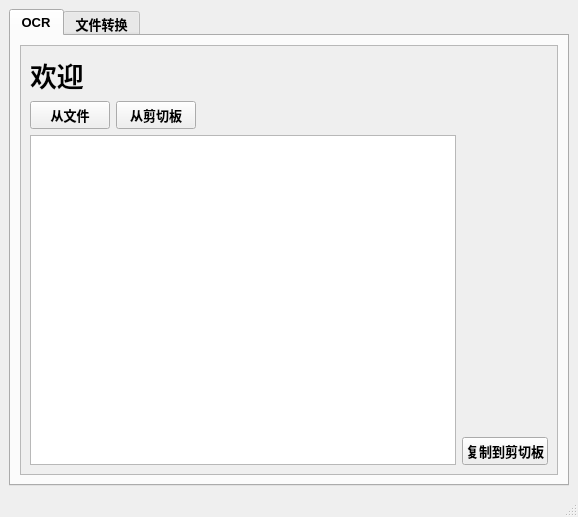
<?xml version="1.0" encoding="UTF-8"?>
<ui version="4.0">
 <class>MainWindow</class>
 <widget class="QMainWindow" name="MainWindow">
  <property name="geometry">
   <rect>
    <x>0</x>
    <y>0</y>
    <width>578</width>
    <height>517</height>
   </rect>
  </property>
  <property name="windowTitle">
   <string>PyTools</string>
  </property>
  <widget class="QWidget" name="centralwidget">
   <layout class="QGridLayout" name="gridLayout">
    <item row="0" column="0">
     <widget class="QTabWidget" name="tabWidget">
      <property name="font">
       <font>
        <pointsize>10</pointsize>
        <bold>true</bold>
       </font>
      </property>
      <property name="currentIndex">
       <number>0</number>
      </property>
      <widget class="QWidget" name="ocr_tab">
       <attribute name="title">
        <string>OCR</string>
       </attribute>
       <layout class="QVBoxLayout" name="verticalLayout_2">
        <item>
         <widget class="QFrame" name="frame_2">
          <property name="autoFillBackground">
           <bool>true</bool>
          </property>
          <property name="frameShape">
           <enum>QFrame::StyledPanel</enum>
          </property>
          <property name="frameShadow">
           <enum>QFrame::Raised</enum>
          </property>
          <layout class="QGridLayout" name="gridLayout_3">
           <item row="0" column="0">
            <widget class="QLabel" name="label_2">
             <property name="font">
              <font>
               <pointsize>20</pointsize>
               <bold>true</bold>
              </font>
             </property>
             <property name="text">
              <string>欢迎</string>
             </property>
            </widget>
           </item>
           <item row="1" column="0">
            <layout class="QHBoxLayout" name="horizontalLayout_3">
             <item>
              <widget class="QPushButton" name="from_file_button">
               <property name="text">
                <string>从文件</string>
               </property>
              </widget>
             </item>
             <item>
              <widget class="QPushButton" name="from_clipboard_button">
               <property name="text">
                <string>从剪切板</string>
               </property>
              </widget>
             </item>
             <item>
              <spacer name="horizontalSpacer_2">
               <property name="orientation">
                <enum>Qt::Horizontal</enum>
               </property>
               <property name="sizeHint" stdset="0">
                <size>
                 <width>40</width>
                 <height>20</height>
                </size>
               </property>
              </spacer>
             </item>
            </layout>
           </item>
           <item row="2" column="0">
            <layout class="QHBoxLayout" name="horizontalLayout_4">
             <item>
              <widget class="QTextBrowser" name="result_textbrowser">
               <property name="minimumSize">
                <size>
                 <width>371</width>
                 <height>261</height>
                </size>
               </property>
               <property name="font">
                <font>
                 <pointsize>10</pointsize>
                 <bold>false</bold>
                </font>
               </property>
               <property name="undoRedoEnabled">
                <bool>true</bool>
               </property>
               <property name="readOnly">
                <bool>false</bool>
               </property>
              </widget>
             </item>
             <item alignment="Qt::AlignBottom">
              <widget class="QPushButton" name="copy_button">
               <property name="text">
                <string>复制到剪切板</string>
               </property>
              </widget>
             </item>
            </layout>
           </item>
          </layout>
         </widget>
        </item>
       </layout>
      </widget>
      <widget class="QWidget" name="transform_teb">
       <attribute name="title">
        <string>文件转换</string>
       </attribute>
       <layout class="QVBoxLayout" name="verticalLayout">
        <item>
         <widget class="QFrame" name="frame">
          <property name="autoFillBackground">
           <bool>true</bool>
          </property>
          <property name="frameShape">
           <enum>QFrame::StyledPanel</enum>
          </property>
          <property name="frameShadow">
           <enum>QFrame::Raised</enum>
          </property>
          <layout class="QGridLayout" name="gridLayout_2">
           <item row="2" column="0">
            <layout class="QHBoxLayout" name="horizontalLayout_2">
             <property name="leftMargin">
              <number>0</number>
             </property>
             <item>
              <widget class="QListWidget" name="task_listwidget"/>
             </item>
             <item alignment="Qt::AlignBottom">
              <widget class="QPushButton" name="run_button">
               <property name="text">
                <string>运行</string>
               </property>
              </widget>
             </item>
            </layout>
           </item>
           <item row="1" column="0">
            <layout class="QHBoxLayout" name="horizontalLayout">
             <item>
              <widget class="QPushButton" name="file_choose_button">
               <property name="text">
                <string>文件选择</string>
               </property>
              </widget>
             </item>
             <item>
              <spacer name="horizontalSpacer">
               <property name="orientation">
                <enum>Qt::Horizontal</enum>
               </property>
               <property name="sizeHint" stdset="0">
                <size>
                 <width>40</width>
                 <height>20</height>
                </size>
               </property>
              </spacer>
             </item>
            </layout>
           </item>
           <item row="0" column="0">
            <widget class="QLabel" name="label">
             <property name="font">
              <font>
               <pointsize>20</pointsize>
               <bold>true</bold>
              </font>
             </property>
             <property name="text">
              <string>欢迎</string>
             </property>
            </widget>
           </item>
          </layout>
         </widget>
        </item>
       </layout>
      </widget>
     </widget>
    </item>
   </layout>
  </widget>
  <widget class="QMenuBar" name="menubar">
   <property name="geometry">
    <rect>
     <x>0</x>
     <y>0</y>
     <width>578</width>
     <height>22</height>
    </rect>
   </property>
  </widget>
  <widget class="QStatusBar" name="statusbar"/>
 </widget>
 <resources/>
 <connections/>
 <slots>
  <slot>_choose_file()</slot>
  <slot>_begin_transform()</slot>
 </slots>
</ui>
